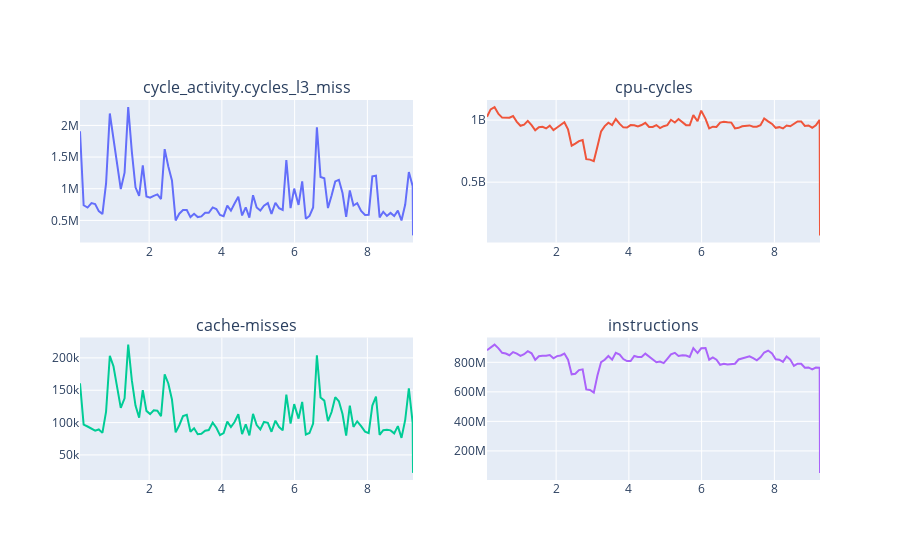

Notebook source saved alongside this figure:
### Code cell
cols = 2
rows = math.ceil(len(events) / cols)
fig = make_subplots(rows=rows, cols=cols, subplot_titles=events)

for i, event in enumerate(events):
    col = (i % cols) + 1
    row = math.ceil((i + 1) / cols)
    df = data_t1_df.loc[data_t1_df[3] == event]
    fig.add_trace(
        go.Scatter(x=df[0].values, y=df[1].values, mode="lines"),
        row=row,
        col=col
    )

fig.update_layout(showlegend=False)
fig.show()
